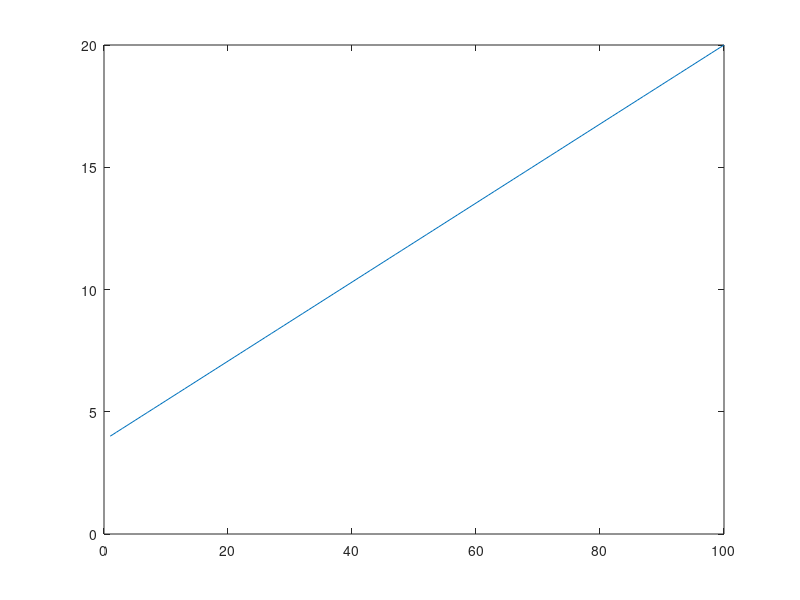

Recreate this plot in MATLAB. (Note: this script raises an error after producing the figure.)

current = linspace(4,20,100);

figure(9000);clf
plot( current)
hold on
plot( current,'o', 'MarkerIndices',[1,25,50,75,100])
hold off
xtickformat('percentage')
ytickformat('%gmA')

% xlabel('Værdi [%]')
% ylabel('Strøm [mA]')
grid on
grid minor
axis([0 100 4 20]);

yyaxis right
plot(current*0.250)
ytickformat('%gV')


title('4-20mA med 250\Omega målemodstand')